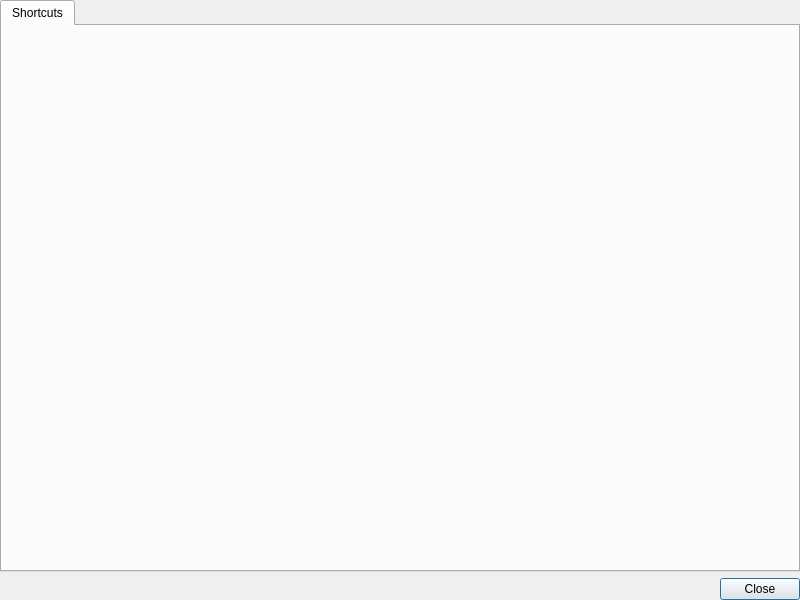
<?xml version="1.0" encoding="UTF-8"?>
<ui version="4.0">
 <class>qSlicerActionsDialog</class>
 <widget class="QDialog" name="qSlicerActionsDialog">
  <property name="geometry">
   <rect>
    <x>0</x>
    <y>0</y>
    <width>800</width>
    <height>600</height>
   </rect>
  </property>
  <property name="windowTitle">
   <string>Actions</string>
  </property>
  <layout class="QVBoxLayout" name="verticalLayout_3">
   <property name="leftMargin">
    <number>0</number>
   </property>
   <property name="topMargin">
    <number>0</number>
   </property>
   <property name="rightMargin">
    <number>0</number>
   </property>
   <property name="bottomMargin">
    <number>0</number>
   </property>
   <item>
    <widget class="QTabWidget" name="tabWidget">
     <property name="currentIndex">
      <number>0</number>
     </property>
     <widget class="QWidget" name="ActionsTab">
      <attribute name="title">
       <string>Shortcuts</string>
      </attribute>
      <layout class="QGridLayout" name="gridLayout_2">
       <property name="leftMargin">
        <number>0</number>
       </property>
       <property name="topMargin">
        <number>0</number>
       </property>
       <property name="rightMargin">
        <number>0</number>
       </property>
       <property name="bottomMargin">
        <number>0</number>
       </property>
       <item row="0" column="0">
        <widget class="ctkActionsWidget" name="ActionsWidget">
         <property name="sortColumn">
          <number>0</number>
         </property>
        </widget>
       </item>
      </layout>
     </widget>
    </widget>
   </item>
   <item>
    <widget class="QDialogButtonBox" name="buttonBox">
     <property name="orientation">
      <enum>Qt::Horizontal</enum>
     </property>
     <property name="standardButtons">
      <set>QDialogButtonBox::Close</set>
     </property>
     <property name="centerButtons">
      <bool>false</bool>
     </property>
    </widget>
   </item>
  </layout>
 </widget>
 <customwidgets>
  <customwidget>
   <class>ctkActionsWidget</class>
   <extends>QWidget</extends>
   <header>ctkActionsWidget.h</header>
  </customwidget>
 </customwidgets>
 <resources/>
 <connections>
  <connection>
   <sender>buttonBox</sender>
   <signal>accepted()</signal>
   <receiver>qSlicerActionsDialog</receiver>
   <slot>accept()</slot>
   <hints>
    <hint type="sourcelabel">
     <x>248</x>
     <y>254</y>
    </hint>
    <hint type="destinationlabel">
     <x>157</x>
     <y>274</y>
    </hint>
   </hints>
  </connection>
  <connection>
   <sender>buttonBox</sender>
   <signal>rejected()</signal>
   <receiver>qSlicerActionsDialog</receiver>
   <slot>reject()</slot>
   <hints>
    <hint type="sourcelabel">
     <x>316</x>
     <y>260</y>
    </hint>
    <hint type="destinationlabel">
     <x>286</x>
     <y>274</y>
    </hint>
   </hints>
  </connection>
 </connections>
</ui>
